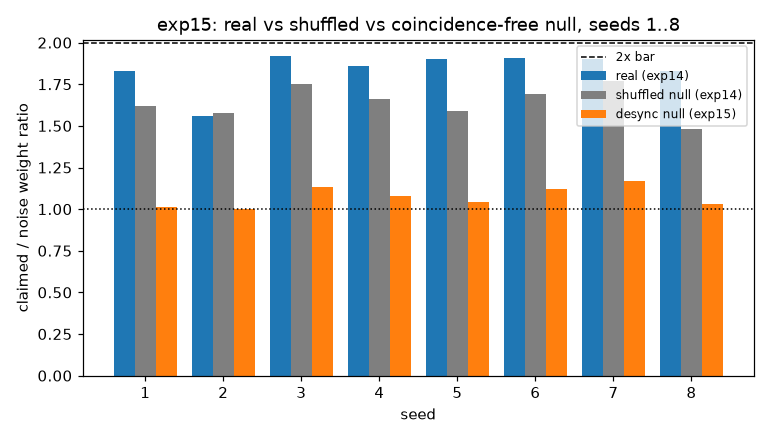

The Python source for this figure:
"""Experiment 15: a COINCIDENCE-FREE null (pre-registered: PREREG_exp15_desync_null.md).

WHY. exp14's null randomised which 20 inputs burst together but kept 20 firing together at every burst; nootxlm's
proposal (HF 191599 #2) was worded "so no 20 inputs ever burst together". Three reviewers flagged the difference.
THE ONE CHANGE from exp14's real arm: every burst spike keeps its input (so each input 0-59 has exactly the real
run's burst spike count) but gets an independent uniform random time in [0.05 s, 120 s) from a separate stream
(2000 + seed). The real arm is exp14's real column (reproduced exp11 8/8), not rerun.
Run:  .venv\\Scripts\\python.exe exp15_desync_null.py > exp15_out.txt      Out: exp15_desync_null.png
"""
import matplotlib
matplotlib.use("Agg")
import matplotlib.pyplot as plt
import numpy as np
from brian2 import (network_operation, Hz, Network, NeuronGroup, PoissonGroup, SpikeGeneratorGroup, SpikeMonitor,
                    Synapses, ms, mV, prefs, second, seed as br_seed, start_scope)

prefs.codegen.target = "numpy"
N, K, DUR = 100, 3, 120 * second
GROUPS = [range(0, 20), range(20, 40), range(40, 60)]
SEEDS = list(range(1, 9))
EXP14_REAL = {1: 1.83, 2: 1.56, 3: 1.92, 4: 1.86, 5: 1.9, 6: 1.91, 7: 1.9, 8: 1.83}    # exp14_out.txt real column
EXP14_SHUF = {1: 1.62, 2: 1.58, 3: 1.75, 4: 1.66, 5: 1.59, 6: 1.69, 7: 1.77, 8: 1.48}   # exp14_out.txt null column


def run_once(s, cond):
    """One run at seed s. cond == 'desync' for this experiment. Returns (a_and_b, claimer, spikes, ratio)."""
    start_scope()
    br_seed(s)
    rng = np.random.default_rng(s)
    desync = np.random.default_rng(2000 + s)             # the null's own stream

    noise = PoissonGroup(N, rates=5 * Hz)
    times, idx = [], []
    for t in np.arange(0.05, float(DUR / second), 0.25):
        g = rng.integers(K)
        for i in GROUPS[g]:
            times.append(t + rng.normal(0, 0.002)); idx.append(int(i))
    if cond == "desync":                                 # same spikes per input, independent uniform times
        times = desync.uniform(0.05, float(DUR / second), size=len(times))
        # two spikes of one input in the same 0.1 ms step are refused by SpikeGeneratorGroup: redraw just those
        while True:
            key = np.array(idx) * 10**8 + np.floor(times / 1e-4).astype(np.int64)
            _, first = np.unique(key, return_index=True)
            dup = np.setdiff1d(np.arange(len(key)), first)
            if not len(dup):
                break
            times[dup] = desync.uniform(0.05, float(DUR / second), size=len(dup))
        times = list(times)
    o = np.argsort(times)
    pattern = SpikeGeneratorGroup(N, np.array(idx)[o], np.array(times)[o] * second)

    out = NeuronGroup(K, """dv/dt = -v / (10*ms) : volt
                            dtheta/dt = -theta / (2000*ms) : volt""",
                      threshold="v > 5*mV + theta", reset="v = 0*mV; theta += 1*mV", method="exact")
    inhib = Synapses(out, out, on_pre="v_post = clip(v_post - 6*mV, -6*mV, 100*mV)")
    inhib.connect(condition="i != j")

    taupre = taupost = 20 * ms
    wmax, Apre = 2.0, 0.01
    Apost = -Apre * 1.05
    stdp = """w : 1
              dapre/dt = -apre / taupre : 1 (event-driven)
              dapost/dt = -apost / taupost : 1 (event-driven)"""
    on_pre = "v_post += w * mV\napre += Apre\nw = clip(w + apost, 0, wmax)"
    on_post = "apost += Apost\nw = clip(w + apre, 0, wmax)"
    syns = []
    for src in (noise, pattern):
        syn = Synapses(src, out, stdp, on_pre=on_pre, on_post=on_post)
        syn.connect()
        syn.w = "rand() * 0.6"
        syns.append(syn)

    state = {"targets": None}

    @network_operation(dt=100 * ms)
    def normalise():
        tot = np.zeros(K)
        for syn in syns:
            np.add.at(tot, np.array(syn.j), np.array(syn.w))
        if state["targets"] is None:
            state["targets"] = tot.copy()
            return
        for syn in syns:
            j = np.array(syn.j)
            syn.w = np.array(syn.w) * (state["targets"][j] / np.maximum(tot[j], 1e-9))

    spk = SpikeMonitor(out)
    net = Network(noise, pattern, out, inhib, syns[0], syns[1], spk, normalise)
    net.run(DUR)

    W = np.zeros((K, N))
    for syn in syns:
        W[np.array(syn.j), np.array(syn.i)] += np.array(syn.w)
    mean_on = np.array([[W[k, list(g)].mean() for g in GROUPS] for k in range(K)])
    noise_w = W[:, 60:].mean(1)
    claimer = mean_on.argmax(0)
    a = len(set(claimer.tolist())) == K
    b = all(mean_on[claimer[g], g] > 2 * noise_w[claimer[g]] for g in range(K))
    ratio = float(np.mean([mean_on[claimer[g], g] / max(noise_w[claimer[g]], 1e-9) for g in range(K)]))
    return bool(a and b), claimer.tolist(), [int((np.array(spk.i) == k).sum()) for k in range(K)], round(ratio, 2)


def _driver():
    import os
    from multiprocessing import Pool
    nworkers = max(1, int(os.environ.get("EXP15_WORKERS", "4")))
    print("exp15: coincidence-free (desync) null, seeds %s, against exp14's real column (reading rule fixed first in "
          "PREREG_exp15; %d parallel workers, numpy backend)\n" % (SEEDS, nworkers))
    with Pool(nworkers) as pool:
        out = pool.starmap(run_once, [(s, "desync") for s in SEEDS])
    real = [EXP14_REAL[s] for s in SEEDS]
    des, gaps = [], []
    for s, (ok, claim, spk, r) in zip(SEEDS, out):
        des.append(r); gaps.append(round(EXP14_REAL[s] - r, 2))
        print(f"seed {s}: desync {'PASS' if ok else 'fail'} claim={claim} spk={spk} ratio={r}  |  "
              f"exp14 real {EXP14_REAL[s]}  shuffled {EXP14_SHUF[s]}  |  gap(real-desync)={round(EXP14_REAL[s] - r, 2)}")
    mr, md = float(np.mean(real)), float(np.mean(des))
    ms = float(np.mean([EXP14_SHUF[s] for s in SEEDS]))
    pos = sum(1 for g in gaps if g > 0)
    print(f"\nmean real {mr:.3f} ; mean desync {md:.3f} ; desync/real {md / mr:.3f} ; gap > 0 on {pos}/{len(SEEDS)} seeds")
    print(f"descriptive: mean exp14 shuffled {ms:.3f} ; desync - shuffled {md - ms:+.3f}")
    if pos >= 7 and md <= 1.3:
        verdict = "MOSTLY PATTERN LEARNING (gap > 0 on >= 7/8 AND mean desync <= 1.3)"
    elif md >= 0.8 * mr:
        verdict = "MOSTLY BY CONSTRUCTION (mean desync >= 0.8 x mean real)"
    else:
        verdict = "PARTIAL -- numbers only, no verdict"
    print("READING (pre-registered):", verdict)

    fig, ax = plt.subplots(figsize=(7, 4))
    x = np.arange(len(SEEDS))
    ax.bar(x - 0.27, real, 0.27, label="real (exp14)", color="tab:blue")
    ax.bar(x, [EXP14_SHUF[s] for s in SEEDS], 0.27, label="shuffled null (exp14)", color="tab:gray")
    ax.bar(x + 0.27, des, 0.27, label="desync null (exp15)", color="tab:orange")
    ax.axhline(2.0, ls="--", c="k", lw=1, label="2x bar")
    ax.axhline(1.0, ls=":", c="k", lw=1)
    ax.set_xticks(x); ax.set_xticklabels([str(s) for s in SEEDS]); ax.set_xlabel("seed")
    ax.set_ylabel("claimed / noise weight ratio"); ax.legend(fontsize=8)
    ax.set_title("exp15: real vs shuffled vs coincidence-free null, seeds 1..8")
    plt.tight_layout(); plt.savefig("exp15_desync_null.png", dpi=110)
    print("saved exp15_desync_null.png")


if __name__ == "__main__":
    _driver()
